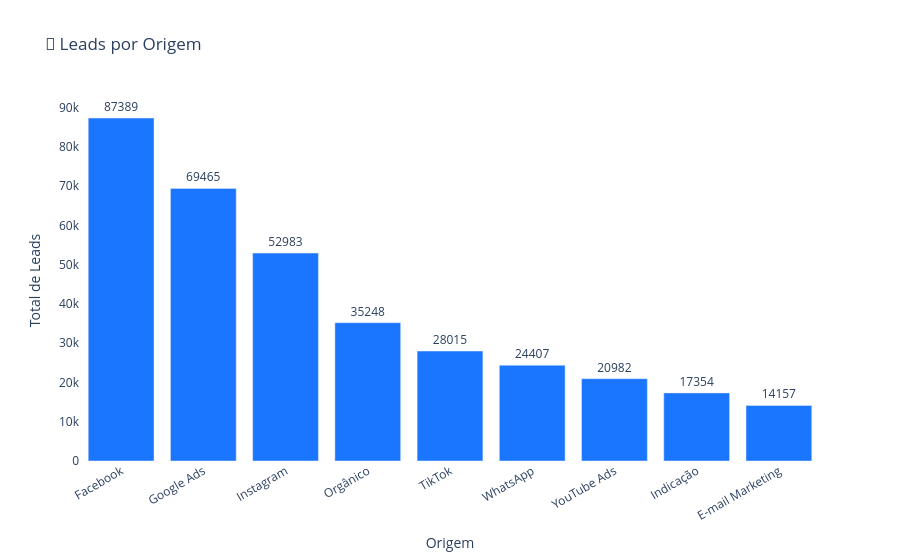

The notebook cell this image was saved under:
### Markdown cell above
## 📈 Quantidade de Leads por Plataforma (Origem)

### Code cell
origem_counts = df['origem'].value_counts().reset_index()
origem_counts.columns = ['origem', 'total_leads']

fig_origem = px.bar(
    origem_counts,
    x='origem',
    y='total_leads',
    text='total_leads',
    title='📢 Leads por Origem',
    labels={'total_leads': 'Total de Leads', 'origem': 'Origem'},
)

fig_origem.update_traces(marker_color='rgb(26, 118, 255)', textposition='outside')
fig_origem.update_layout(
    xaxis_tickangle=-30,
    yaxis_title='Total de Leads',
    xaxis_title='Origem',
    uniformtext_minsize=8,
    uniformtext_mode='hide',
    plot_bgcolor='rgba(0,0,0,0)',
    paper_bgcolor='white'
)

fig_origem.show()

### Figure 1 — Plotly figure (JSON) as saved in the notebook; plotly's stock layout.template omitted (floating-point values rounded to 4 significant figures)
{"data": [{"hovertemplate": "Origem=%{x}<br>Total de Leads=%{text}<extra></extra>", "legendgroup": "", "marker": {"color": "rgb(26, 118, 255)", "pattern": {"shape": ""}}, "name": "", "orientation": "v", "showlegend": false, "text": [87390.0, 69460.0, 52980.0, 35250.0, 28020.0, 24410.0, 20980.0, 17350.0, 14160.0], "textposition": "outside", "type": "bar", "x": ["Facebook", "Google Ads", "Instagram", "Orgânico", "TikTok", "WhatsApp", "YouTube Ads", "Indicação", "E-mail Marketing"], "xaxis": "x", "y": [87389, 69465, 52983, 35248, 28015, 24407, 20982, 17354, 14157], "yaxis": "y"}], "layout": {"barmode": "relative", "legend": {"tracegroupgap": 0}, "paper_bgcolor": "white", "plot_bgcolor": "rgba(0,0,0,0)", "title": {"text": "📢 Leads por Origem"}, "uniformtext": {"minsize": 8, "mode": "hide"}, "xaxis": {"anchor": "y", "domain": [0, 1], "tickangle": -30, "title": {"text": "Origem"}}, "yaxis": {"anchor": "x", "domain": [0, 1], "title": {"text": "Total de Leads"}}}}
